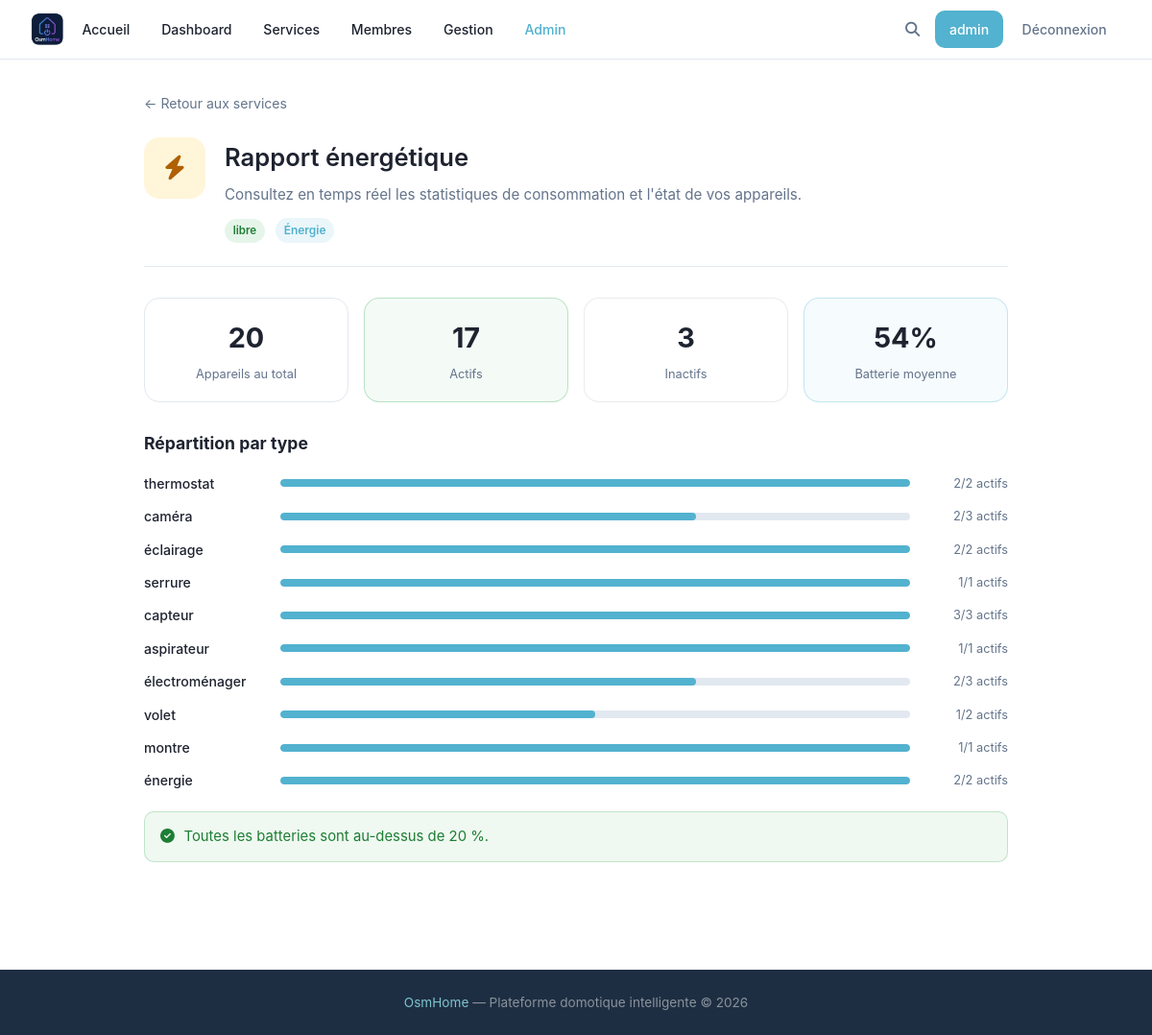
The page /service/rapport-energie (signed in) on the database its author committed.
### tables this page shows
CREATE TABLE services (
            id INTEGER PRIMARY KEY AUTOINCREMENT,
            name TEXT,
            description TEXT,
            category TEXT,
            access TEXT DEFAULT 'libre'
        , slug TEXT);

CREATE TABLE devices (
            id INTEGER PRIMARY KEY AUTOINCREMENT,
            name TEXT,
            description TEXT,
            type TEXT,
            brand TEXT,
            status TEXT DEFAULT 'actif',
            connectivity TEXT,
            battery INTEGER,
            room TEXT
        , deletion_requested INTEGER DEFAULT 0, config TEXT);

### main.py (the view)
@app.route('/service/<slug>')
def service_detail(slug):
    if 'username' not in flask.session:
        return flask.redirect('/login')
    service = utils.getServiceBySlug(slug)
    if not service:
        flask.abort(404)
    viewer_data = utils.getUser(flask.session['username'])
    if service['access'] == 'restreint' and viewer_data['level'] not in ('avance', 'expert') and viewer_data['role'] != 'admin':
        flask.abort(403)
    if slug == 'planning':
        utils.executeDuePlannings()
    extra_data = utils.getServiceExtraData(slug)
    plannings = utils.getPlannings(flask.session['username']) if slug == 'planning' else []
    all_devices = utils.searchDevices('', '', '') if slug == 'planning' else []
    utils.addPoints(flask.session['username'], 0.50)
    utils.incrementActions(flask.session['username'])
    user_data = utils.getUser(flask.session['username'])
    socket.emit('points_update', {
        'points': float(user_data['points']),
        'level': user_data['level']
    }, room=flask.session['username'])
    return flask.render_template(
        'service.html',
        user=flask.session.get('username'),
        service=service,
        data=extra_data,
        plannings=plannings,
        all_devices=all_devices,
        viewer_data=viewer_data,
    )

### main.py (called while the page is built)
@app.context_processor
def inject_types():
    try:
        types = utils.getTypes()
    except Exception:
        types = []
    is_admin = False
    user_level = None
    if flask.session.get('username'):
        u = utils.getUser(flask.session['username'])
        is_admin = bool(u and u['role'] == 'admin')
        user_level = u['level'] if u else None
    return {'types': types, 'is_admin': is_admin, 'user_level': user_level}

### utils.py (called while the page is built)
def openDB() -> sqlite3.Connection:
    if 'db' not in flask.g:
        flask.g.db = sqlite3.connect(BASE)
        flask.g.db.row_factory = sqlite3.Row
    return flask.g.db

def closeDB(_ = None):
    db = flask.g.pop("db", None)
    if db is not None:
        db.close()

def getUser(username: str):
    db = openDB()
    return db.execute(
        'SELECT * FROM users WHERE username = ?',
        (username,)
    ).fetchone()

def getTypes() -> list:
    db = openDB()
    rows = db.execute('SELECT DISTINCT type FROM devices ORDER BY type').fetchall()
    return [row['type'] for row in rows]

def addPoints(username: str, amount: float) -> None:
    db = openDB()
    db.execute('UPDATE users SET points = points + ? WHERE username = ?', (amount, username))
    db.commit()

def incrementActions(username: str) -> None:
    db = openDB()
    db.execute('UPDATE users SET actions = actions + 1 WHERE username = ?', (username,))
    db.commit()

def getServiceBySlug(slug: str):
    db = openDB()
    return db.execute('SELECT * FROM services WHERE slug = ?', (slug,)).fetchone()

### templates/service.html (shortened to what this page needs)
{% extends 'base.html' %}
{% block extra_css %}<link rel="stylesheet" href="{{ url_for('static', filename='css/services.css') }}">{% endblock %}
{% block content %}
<div class="svc-detail-page">
<div class="svc-detail-inner">
    <a href="/services" class="svc-back">← Retour aux services</a>
    <div class="svc-detail-header">
        <div class="svc-card-icon svc-icon--{{ service['slug'] }} svc-icon--lg">
            {% if service['slug'] == 'rapport-energie' %}<i class="fa-solid fa-bolt"></i>
            {% elif service['slug'] == 'controle-groupe' %}<i class="fa-solid fa-sliders"></i>
            {% elif service['slug'] == 'surveillance' %}<i class="fa-solid fa-shield-halved"></i>
            {% elif service['slug'] == 'planning' %}<i class="fa-solid fa-calendar-check"></i>
            {% elif service['slug'] == 'diagnostic' %}<i class="fa-solid fa-heart-pulse"></i>
            {% else %}<i class="fa-solid fa-gears"></i>{% endif %}
        </div>
        <div>
            <h1>{{ service['name'] }}</h1>
            <p>{{ service['description'] }}</p>
            <span class="svc-badge svc-badge--{{ service['access'] }}">{{ service['access'] }}</span>
            <span class="svc-cat-pill">{{ service['category'] }}</span>
        </div>
    </div>
    {% if service['slug'] == 'rapport-energie' %}
    <div class="svc-stats-row">
        <div class="svc-stat-card">
            <div class="svc-stat-value">{{ data.total }}</div>
            <div class="svc-stat-label">Appareils au total</div>
        </div>
        <div class="svc-stat-card svc-stat-card--green">
            <div class="svc-stat-value">{{ data.active }}</div>
            <div class="svc-stat-label">Actifs</div>
        </div>
        <div class="svc-stat-card svc-stat-card--muted">
            <div class="svc-stat-value">{{ data.inactive }}</div>
            <div class="svc-stat-label">Inactifs</div>
        </div>
        <div class="svc-stat-card svc-stat-card--blue">
            <div class="svc-stat-value">{% if data.avg_battery %}{{ data.avg_battery }}%{% else %}—{% endif %}</div>
            <div class="svc-stat-label">Batterie moyenne</div>
        </div>
    </div>
    {% if data.by_type %}
    <div class="svc-section">
        <h2>Répartition par type</h2>
        <div class="svc-type-list">
            {% for type, info in data.by_type.items() %}
            {% set pct = (info.active / info.total * 100) | int %}
            <div class="svc-type-row">
                <span class="svc-type-name">{{ type }}</span>
                <div class="svc-bar-wrap">
                    <div class="svc-bar-fill" style="width: {{ pct }}%"></div>
                </div>
                <span class="svc-type-stat">{{ info.active }}/{{ info.total }} actifs</span>
            </div>
            {% endfor %}
        </div>
    </div>
    {% endif %}
    {% if data.low_battery %}
    <div class="svc-section">
        <h2><i class="fa-solid fa-triangle-exclamation"></i> Batterie faible</h2>
        <div class="svc-alert-list">
            {% for d in data.low_battery %}
            <div class="svc-alert-item">
                <span class="svc-alert-name">{{ d['name'] }}</span>
                <span class="svc-alert-detail">{{ d['type'] }} · {{ d['battery'] }}%</span>
                <div class="svc-battery-bar">
                    <div class="svc-battery-fill" style="width: {{ d['battery'] }}%"></div>
                </div>
            </div>
            {% endfor %}
        </div>
    </div>
    {% else %}
    <div class="svc-ok-banner"><i class="fa-solid fa-circle-check"></i> Toutes les batteries sont au-dessus de 20 %.</div>
    {% endif %}
    {% endif %}
</div>
</div>
{% endblock %}

### static/css/style.css (style rules this page uses)
:root { --bg: #ffffff; --surface: #ffffff; --dark: #1e2330; --dark-2: #1c2131; --primary: #52B2CF; --primary-hover: #3d9ebc; --primary-light: rgba(82, 178, 207, 0.12); --accent-2: #7EC4CF; --accent-pink: #D4AFB9; --accent-lavender: #D1CFE2; --accent-powder: #9CADCE; --muted: #64748b; --white: #ffffff; --border: #e2e8f0; --shadow: 0 1px 3px rgba(0,0,0,.07), 0 2px 8px rgba(0,0,0,.04); --shadow-md: 0 4px 14px rgba(0,0,0,.09), 0 2px 6px rgba(0,0,0,.05); --radius: 10px; --radius-sm: 5px; --radius-lg: 16px; --danger: #ea4335; }
* { margin: 0; padding: 0; box-sizing: border-box; }
html { min-height: 100%; scroll-behavior: smooth; }
body { min-height: 100vh; display: flex; flex-direction: column; font-family: 'Google Sans', 'Inter', system-ui, -apple-system, BlinkMacSystemFont, 'Segoe UI', Roboto, sans-serif; background: var(--bg); color: var(--dark); line-height: 1.65; }
a { color: inherit; text-decoration: none; }
h1, h2, h3, h4, h5 { color: var(--dark); margin-bottom: 0.5rem; font-weight: 600; }
p { color: var(--muted); margin-bottom: 1rem; }

### static/css/services.css (style rules this page uses)
.svc-card-icon { flex-shrink: 0; width: 52px; height: 52px; border-radius: 14px; display: flex; align-items: center; justify-content: center; font-size: 1.3rem; }
.svc-icon--rapport-energie { background: rgba(251,188,4,0.15); color: #b06000; }
.svc-icon--lg { width: 64px; height: 64px; font-size: 1.6rem; border-radius: 16px; }
.svc-badge { flex-shrink: 0; display: inline-flex; align-items: center; gap: 0.25rem; font-size: 0.72rem; font-weight: 600; padding: 0.18rem 0.55rem; border-radius: 999px; white-space: nowrap; }
.svc-badge--libre { background: rgba(52,168,83,0.12); color: #1e7e34; }
.svc-detail-page { padding: 2rem 0 4rem; }
.svc-detail-inner { width: min(900px, 92%); margin: 0 auto; }
.svc-back { display: inline-flex; align-items: center; gap: 0.4rem; color: var(--muted); font-size: 0.88rem; margin-bottom: 1.5rem; transition: color 0.15s; }
.svc-detail-header { display: flex; align-items: flex-start; gap: 1.25rem; margin-bottom: 2rem; padding-bottom: 1.5rem; border-bottom: 1px solid var(--border); }
.svc-detail-header h1 { font-size: 1.6rem; margin-bottom: 0.3rem; }
.svc-detail-header p { color: var(--muted); margin-bottom: 0.6rem; font-size: 0.95rem; }
.svc-cat-pill { display: inline-block; background: var(--primary-light); color: var(--primary); font-size: 0.75rem; font-weight: 600; padding: 0.18rem 0.55rem; border-radius: 999px; margin-left: 0.4rem; }
.svc-stats-row { display: grid; grid-template-columns: repeat(4,1fr); gap: 1rem; margin-bottom: 1.75rem; }
.svc-stat-card { background: var(--surface); border: 1px solid var(--border); border-radius: var(--radius-lg); padding: 1.1rem 1.25rem; text-align: center; }
.svc-stat-card--green { border-color: rgba(52,168,83,0.3); background: rgba(52,168,83,0.05); }
.svc-stat-card--muted { border-color: rgba(0,0,0,0.08); }
.svc-stat-card--blue { border-color: rgba(82,178,207,0.3); background: rgba(82,178,207,0.05); }
.svc-stat-value { font-size: 1.8rem; font-weight: 700; color: var(--dark); }
.svc-stat-label { font-size: 0.8rem; color: var(--muted); margin-top: 0.2rem; }
.svc-section { margin-top: 1.75rem; }
.svc-section h2 { font-size: 1.1rem; font-weight: 700; margin-bottom: 1rem; display: flex; align-items: center; gap: 0.5rem; }
.svc-ok-banner { display: flex; align-items: center; gap: 0.6rem; background: rgba(52,168,83,0.08); border: 1px solid rgba(52,168,83,0.25); color: #1e7e34; border-radius: var(--radius); padding: 0.85rem 1rem; margin-top: 1.25rem; font-size: 0.93rem; }
.svc-type-list { display: flex; flex-direction: column; gap: 0.7rem; }
.svc-type-row { display: grid; grid-template-columns: 130px 1fr 90px; align-items: center; gap: 0.75rem; }
.svc-type-name { font-size: 0.88rem; font-weight: 500; color: var(--dark); white-space: nowrap; }
.svc-bar-wrap { background: var(--border); border-radius: 999px; height: 8px; overflow: hidden; }
.svc-bar-fill { height: 100%; background: var(--primary); border-radius: 999px; transition: width 0.4s; min-width: 2px; }
.svc-type-stat { font-size: 0.8rem; color: var(--muted); text-align: right; }

### rows shown on the page
services: name "Rapport énergétique", description "Consultez en temps réel les statistiques de consommation et l'état de vos appareils.", access "libre", category "Énergie"
devices: type "thermostat", {{ pct }} 100 (drawn), active "2", total "2"
devices: type "caméra", {{ pct }} 66 (drawn), active "2", total "3"
devices: type "éclairage", {{ pct }} 100 (drawn), active "2", total "2"
devices: type "serrure", {{ pct }} 100 (drawn), active "1", total "1"
devices: type "capteur", {{ pct }} 100 (drawn), active "3", total "3"
devices: type "aspirateur", {{ pct }} 100 (drawn), active "1", total "1"
devices: type "électroménager", {{ pct }} 66 (drawn), active "2", total "3"
devices: type "volet", {{ pct }} 50 (drawn), active "1", total "2"
devices: type "montre", {{ pct }} 100 (drawn), active "1", total "1"
devices: type "énergie", {{ pct }} 100 (drawn), active "2", total "2"

### other values the page prints
{{ user }} "admin"
{{ data.total }} "20"
{{ data.active }} "17"
{{ data.inactive }} "3"
{{ data.avg_battery }} "54"
